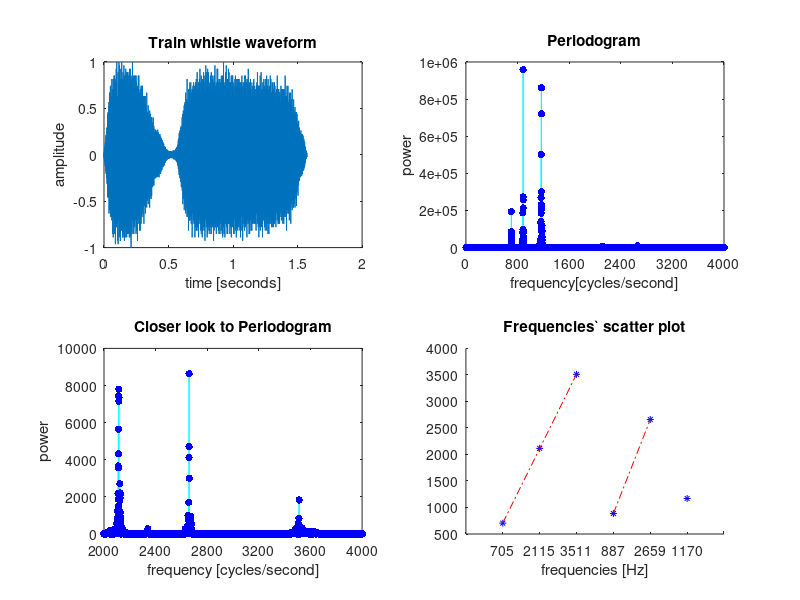

Reproduce this figure in MATLAB.
# LABORATORIO 8
# EJERCICIO 2

# ====================================================================

load train.mat

filename = 'train.mat';
myVars = {'y','Fs'};
S = load(filename, myVars{:});

# ====================================================================
# DATA PLOT

t = (1:length(y))/Fs;
subplot(2,2,1);
plot(t,y);
xlabel('time [seconds]');
ylabel('amplitude');
title('Train whistle waveform');

# ====================================================================
# PERIODOGRAM

Y = fft(y);
Y(1) = [0];

n = length(y);
pow = abs(Y(1:n/2)).^2;
pmax = 1e6;
f = (1:n/2)/n*Fs;
f = f';
subplot(2,2,2);
plot([f; f],[0*pow; pow],'c-', f,pow,'b.','linewidth',2,'markersize',16)
axis([0 4000 0 pmax])
xticks([0:800:4000])
xlabel('frequency[cycles/second]')
ylabel('power')
title('Periodogram')

# We can clearly distinguish the first three peaks in frequency, in order to
# have a better look of the last three we will restrict the plot to a smaller
# region on the right, between 2000 and 4000 Hz

subplot(2,2,3);
plot([f; f],[0*pow; pow],'c-', f,pow,'b.','linewidth',2,'markersize',16)
axis([2000 4000 0 pmax/100])
xticks([2000:400:4000])
xlabel('frequency [cycles/second]')
ylabel('power')
title('Closer look to Periodogram')

# ====================================================================

# I estimate the frequencies to be close to:

# f1 ~ 705 Hz
# f2 ~ 887 Hz
# f3 ~ 1169-70 Hz
# f4 ~ 2115 Hz
# f5 ~ 2659 Hz
# f6 ~ 3511-12 Hz

# We can visualize how 705, 2115 and 3511 show a similar slope as
# 887 and 2659, therefore we can asume 705, 887 and 1169 are the
# fundamental tones and the last three peaks are the overtones.

freqs = [705, 2115, 3511, 887, 2659, 1169.5];
x = 1:6; 

subplot(2,2,4);

scatter(x,freqs,25,'b','*') ;
xlim([0 7]);
xticklabels({'','705', '2115', '3511', '887', '2659', '1170',''});
xlabel('frequencies [Hz]');
title('Frequencies` scatter plot');

P1 = polyfit(x(1:3),freqs(1:3),1);
fit1 = polyval(P1,x(1:3));
hold on;
plot(x(1:3),fit1,'r-.');

P2 = polyfit(x(4:5),freqs(4:5),1);
fit2 = polyval(P2,x(4:5));
hold on;
plot(x(4:5),fit2,'r-.');

